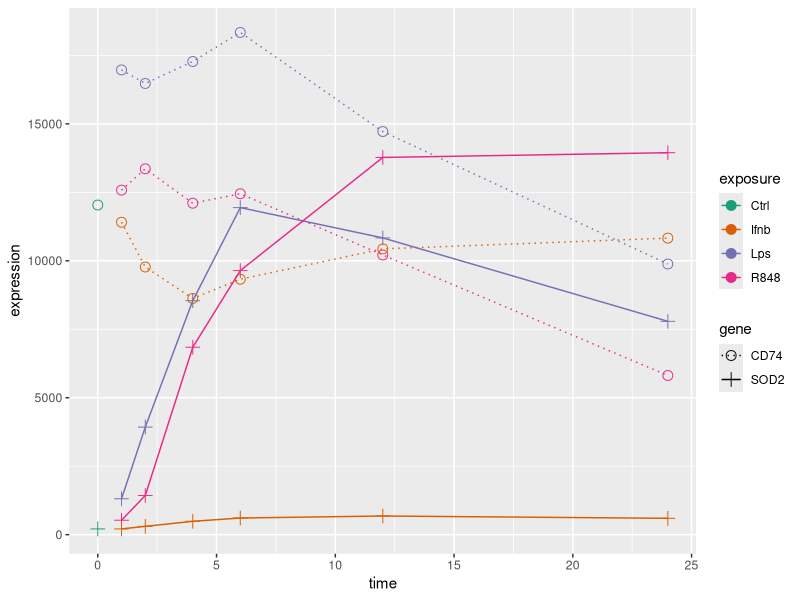
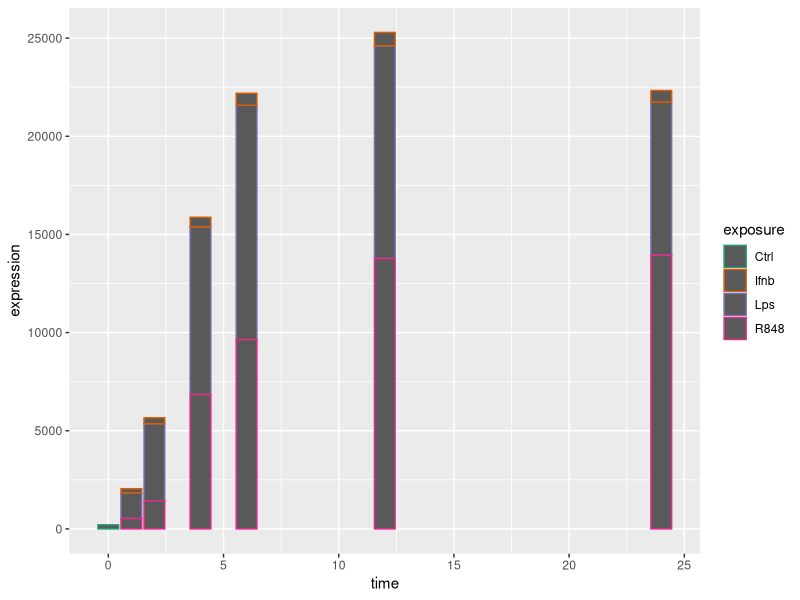
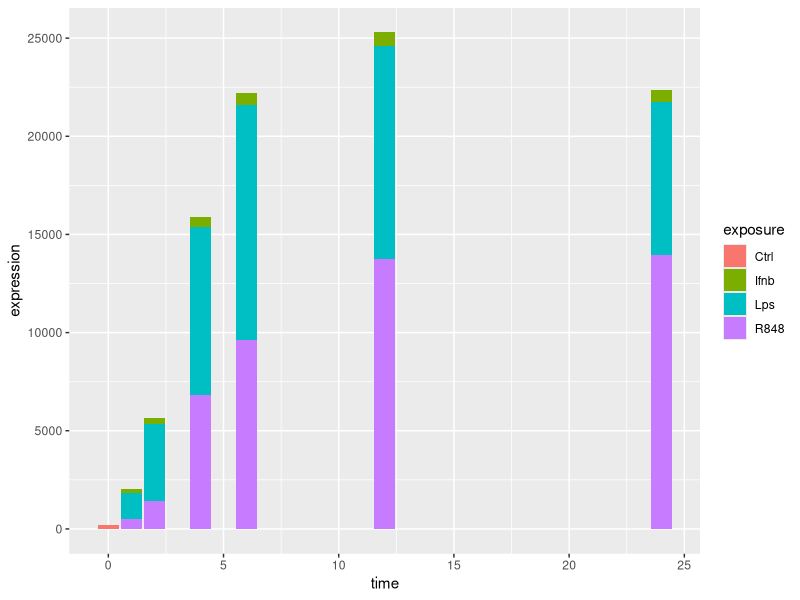
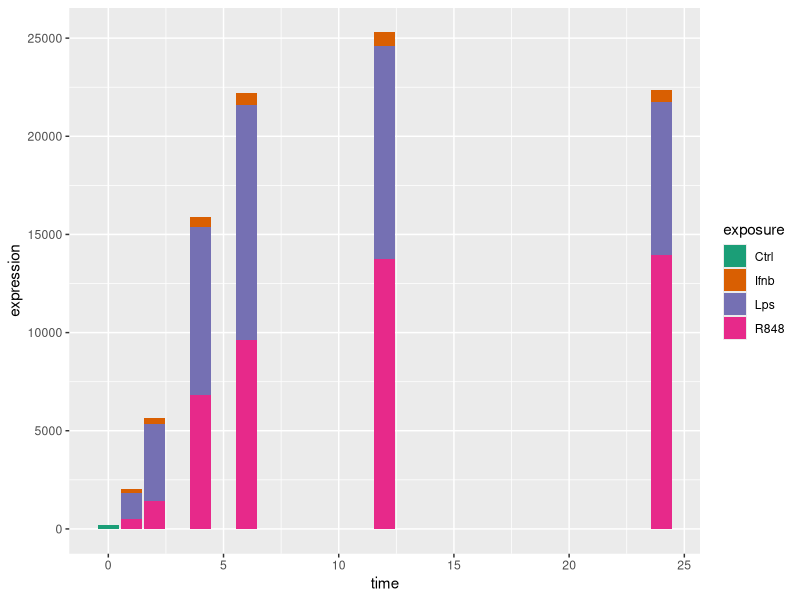
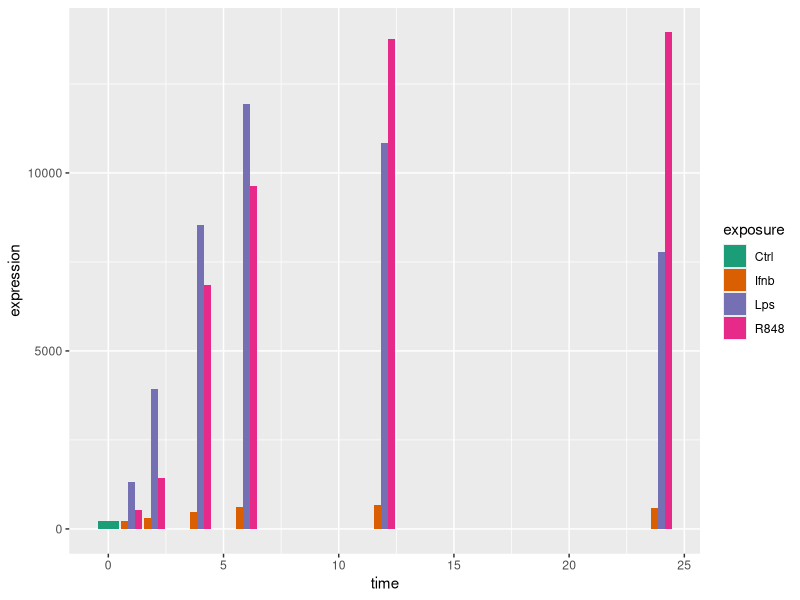
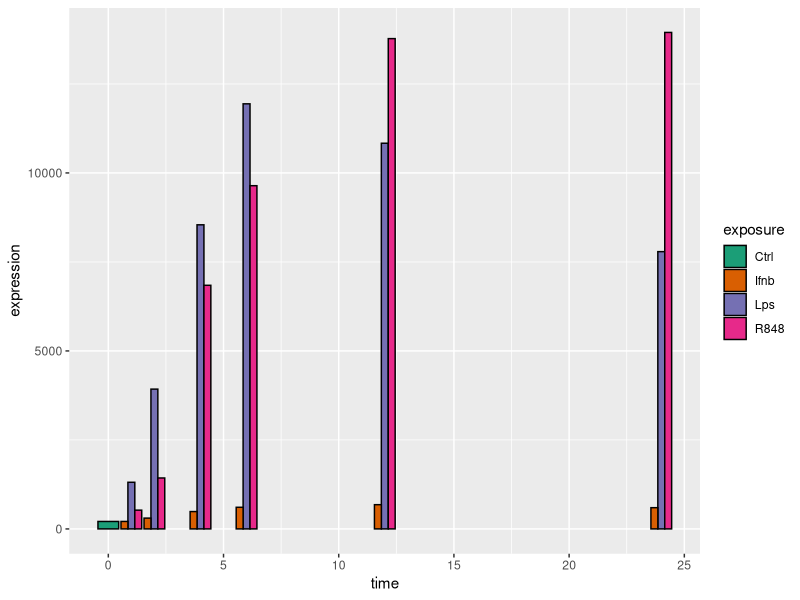
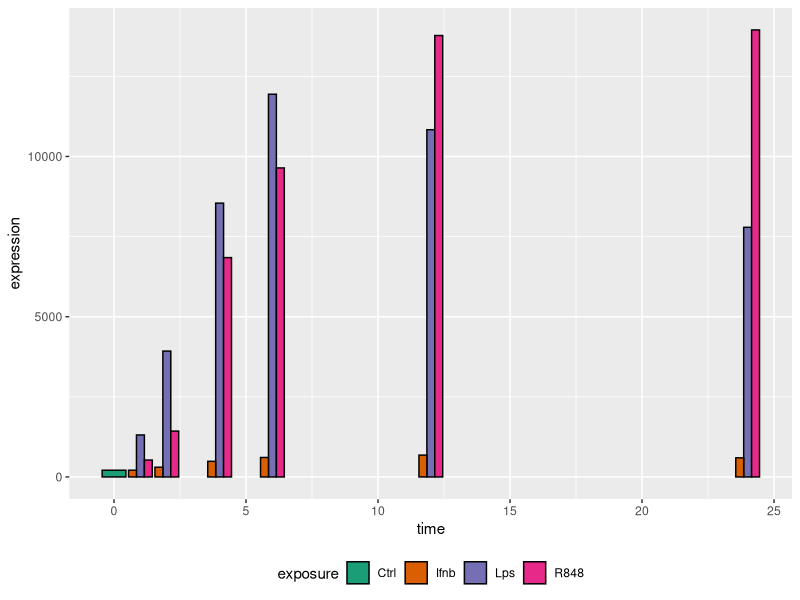
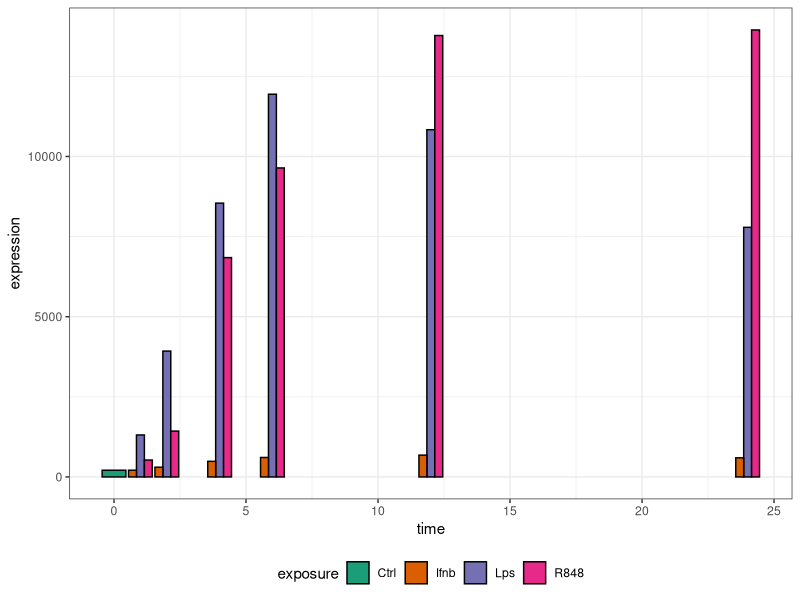

Reproduce these figures in R, in order.
## ---- chunk 1
library(tidyverse) #this will load readr, dplyr, and tidyr
ts_longFormat = read_tsv("datasets/time.series.data.txt") %>% 
  rename(gene = ...1) %>% 
  gather(Condition, expression, 2:ncol(.) ) %>% 
  separate(Condition, c("exposure", "time") )  %>% 
  mutate(time = as.numeric(gsub("h", "", time) ) )

ts_longFormat_SOD2_CD74 = ts_longFormat %>% 
  filter("SOD2" == gene | "CD74" == gene) # taking advantage of the or operator to do a check for either

# also you can also the %in% operator that R offers 
ts_longFormat_SOD2_CD74 = ts_longFormat %>% 
  filter(gene %in% c("SOD2", "CD74") )

# create a grouping variable to make plotting easier 
ts_longFormat_SOD2_CD74 = ts_longFormat_SOD2_CD74 %>% 
  mutate(grouping = paste0(gene, "-", exposure))

ts_longFormat_SOD2 = ts_longFormat %>% 
  filter("SOD2" == gene)
## ---- chunk 2
geneLinetypes =c("dotted", "solid")
names(geneLinetypes) = c("CD74", "SOD2")
# make the points larger, the value given to size is a relative number  
ggplot(ts_longFormat_SOD2_CD74, aes(x = time, y = expression, color = exposure, group = grouping)) + 
  geom_point(aes(shape = gene), size = 3) + 
  geom_line(aes(linetype = gene)) + 
  scale_color_brewer(palette = "Dark2") + 
  scale_shape_manual(values = c(1, 3)) + 
  scale_linetype_manual(values = geneLinetypes)

## ---- chunk 3
ggplot(ts_longFormat_SOD2, aes(x = time, y = expression, color = exposure)) + 
  geom_bar(stat = "identity") +
  scale_color_brewer(palette = "Dark2")

## ---- chunk 4
ggplot(ts_longFormat_SOD2, aes(x = time, y = expression, fill = exposure)) + 
  geom_bar(stat = "identity") +
  scale_color_brewer(palette = "Dark2")
## ---- chunk 5
ggplot(ts_longFormat_SOD2, aes(x = time, y = expression, group = exposure, fill = exposure)) + 
  geom_bar(stat = "identity") +
  scale_fill_brewer(palette = "Dark2")
## ---- chunk 6
ggplot(ts_longFormat_SOD2, aes(x = time, y = expression, group = exposure, fill = exposure)) + 
  geom_bar(stat = "identity", position = "dodge") +
  scale_fill_brewer(palette = "Dark2") 
## ---- chunk 7
ggplot(ts_longFormat_SOD2, aes(x = time, y = expression, group = exposure, fill = exposure)) + 
  geom_bar(stat = "identity", position = "dodge", color = "black") +
  scale_fill_brewer(palette = "Dark2")
## ---- chunk 8
ggplot(ts_longFormat_SOD2, aes(x = time, y = expression, group = exposure, fill = exposure)) + 
  geom_bar(stat = "identity", position = "dodge", color = "black") +
  scale_fill_brewer(palette = "Dark2") + 
  theme(legend.position = "bottom") 
## ---- chunk 9
ggplot(ts_longFormat_SOD2, aes(x = time, y = expression, group = exposure, fill = exposure)) + 
  geom_bar(stat = "identity", position = "dodge", color = "black") +
  scale_fill_brewer(palette = "Dark2") + 
  theme_bw() + 
  theme(legend.position = "bottom")
## ---- chunk 10
ggplot(ts_longFormat_SOD2, aes(x = time, y = expression, group = exposure, fill = exposure)) + 
  geom_bar(stat = "identity", position = "dodge", color = "black") +
  scale_fill_brewer(palette = "Dark2") + 
  labs(title = "Expression of SOD2 gene", y = "Gene Expression", x = "Time (hrs)") + 
  theme_bw() + 
  theme(legend.position = "bottom", 
        panel.border = element_blank(), 
        plot.title = element_text(hjust = 0.5))

## ---- chunk 11

ts_longFormat_SOD2 = read_tsv("datasets/time.series.data.txt") %>% 
  rename(gene = ...1) %>% 
  gather(Condition, expression, 2:ncol(.) ) %>% 
  separate(Condition, c("exposure", "time") ) %>% 
  filter("SOD2" == gene)

ggplot(ts_longFormat_SOD2, aes(x = time, y = expression, group = exposure, fill = exposure)) + 
  geom_bar(stat = "identity", position = "dodge", color = "black") +
  scale_fill_brewer(palette = "Dark2") + 
  labs(title = "Expression of SOD2 gene", y = "Gene Expression", x = "Time (hrs)") + 
  theme_bw() + 
  theme(legend.position = "bottom", 
        panel.border = element_blank(), 
        plot.title = element_text(hjust = 0.5))


## ---- chunk 12
ts_longFormat_SOD2 = ts_longFormat_SOD2 %>% 
  mutate(time = factor(time, levels = c("0h", "1h", "2h", "4h", "6h", "12h", "24h")))

ggplot(ts_longFormat_SOD2, aes(x = time, y = expression, group = exposure, fill = exposure)) + 
  geom_bar(stat = "identity", position = "dodge", color = "black") +
  scale_fill_brewer(palette = "Dark2") + 
  labs(title = "Expression of SOD2 gene", y = "Gene Expression", x = "Time (hrs)") + 
  theme_bw() + 
  theme(legend.position = "bottom", 
        panel.border = element_blank(), 
        plot.title = element_text(hjust = 0.5))


## ---- chunk 13
pdf("example_plot.pdf", width = 11, height = 8.5, useDingbats = F)
ggplot(ts_longFormat_SOD2, aes(x = time, y = expression, group = exposure, fill = exposure)) + 
  geom_bar(stat = "identity", position = "dodge", color = "black") +
  scale_fill_brewer(palette = "Dark2") + 
  labs(title = "Expression of SOD2 gene", y = "Gene Expression", x = "Time (hrs)") + 
  theme_bw() + 
  theme(legend.position = "bottom", 
        panel.border = element_blank(), 
        plot.title = element_text(hjust = 0.5))
dev.off()
## ---- chunk 14
pdf("example_plot_2_pages.pdf", width = 11, height = 8.5, useDingbats = F)
ggplot(ts_longFormat_SOD2, aes(x = time, y = expression, group = exposure, fill = exposure)) + 
  geom_bar(stat = "identity", position = "dodge", color = "black") +
  scale_fill_brewer(palette = "Dark2") + 
  labs(title = "Expression of SOD2 gene", y = "Gene Expression", x = "Time (hrs)") + 
  theme_bw() + 
  theme(legend.position = "bottom", 
        panel.border = element_blank(), 
        plot.title = element_text(hjust = 0.5))
ggplot(ts_longFormat_SOD2_CD74, aes(x = time, y = expression, color = exposure, group = grouping)) + 
  geom_point(aes(shape = gene), size = 3) + 
  geom_line(aes(linetype = gene)) + 
  scale_color_brewer(palette = "Dark2") + 
  scale_shape_manual(values = c(1, 3)) + 
  scale_linetype_manual(values = geneLinetypes)

dev.off()
## ---- chunk 15
library(tidyverse)
#
ts_longFormat = read_tsv("datasets/time.series.data.txt") %>% 
  rename(gene = "...1") %>% 
  gather(Condition, expression, 2:ncol(.) ) %>% 
  separate(Condition, c("exposure", "time") )  %>% 
  mutate(time = as.numeric(gsub("h", "", time) ) )

# also you can also the %in% operator that R offers 
ts_longFormat_SOD2_CD74 = ts_longFormat %>% 
  filter(gene %in% c("SOD2", "CD74") )

# create a grouping variable to make plotting easier 
ts_longFormat_SOD2_CD74 = ts_longFormat_SOD2_CD74 %>% 
  mutate(grouping = paste0(gene, "-", exposure))

## ---- chunk 16
# using group = grouping to separate out the different genes and the exposure but still color by exposure 
geneLinetypes =c("dotted", "solid")
names(geneLinetypes) = c("CD74", "SOD2")
# make the points larger, the value given to size is a relative number  
ggplot(ts_longFormat_SOD2_CD74, aes(x = time, y = expression, color = exposure, group = grouping)) + 
  geom_point(aes(shape = gene), size = 3) + 
  geom_line(aes(linetype = gene)) + 
  scale_color_brewer(palette = "Dark2") + 
  scale_shape_manual(values = c(1, 3)) + 
  scale_linetype_manual(values = geneLinetypes)

## ---- chunk 17

ts_longFormat_SOD2_CD74_summary = ts_longFormat_SOD2_CD74 %>% 
  filter("Ctrl" != exposure) %>% 
  group_by(grouping) %>% 
  mutate(maxTime = max(time)) %>% 
  filter(time == maxTime)
## ---- chunk 18
ggplot(ts_longFormat_SOD2_CD74, aes(x = time, y = expression, color = exposure, group = grouping)) + 
  geom_point(aes(shape = gene), size = 3) + 
  geom_line(aes(linetype = gene)) + 
  scale_color_brewer(palette = "Dark2") + 
  scale_shape_manual(values = c(1, 3)) + 
  scale_linetype_manual(values = geneLinetypes) + 
  geom_text(aes(label = grouping), data = ts_longFormat_SOD2_CD74_summary)
## ---- chunk 19
ggplot(ts_longFormat_SOD2_CD74, aes(x = time, y = expression, color = exposure, group = grouping)) + 
  geom_point(aes(shape = gene), size = 3) + 
  geom_line(aes(linetype = gene)) + 
  scale_color_brewer(palette = "Dark2") + 
  scale_shape_manual(values = c(1, 3)) + 
  scale_linetype_manual(values = geneLinetypes) + 
  geom_text(aes(label = grouping), hjust = 0, data = ts_longFormat_SOD2_CD74_summary)

## ---- chunk 20
ggplot(ts_longFormat_SOD2_CD74, aes(x = time, y = expression, color = exposure, group = grouping)) + 
  geom_point(aes(shape = gene), size = 3) + 
  geom_line(aes(linetype = gene)) + 
  scale_color_brewer(palette = "Dark2") + 
  scale_shape_manual(values = c(1, 3)) + 
  scale_linetype_manual(values = geneLinetypes) + 
  geom_text(aes(label = grouping), nudge_x = 1, hjust = 0, data = ts_longFormat_SOD2_CD74_summary)
## ---- chunk 21
ts_longFormat_SOD2_CD74_plot = ggplot(ts_longFormat_SOD2_CD74, aes(x = time, y = expression, color = exposure, group = grouping)) + 
  geom_point(aes(shape = gene), size = 3) + 
  geom_line(aes(linetype = gene)) + 
  scale_color_brewer(palette = "Dark2") + 
  scale_shape_manual(values = c(1, 3)) + 
  scale_linetype_manual(values = geneLinetypes) + 
  geom_text(aes(label = grouping), nudge_x = 1, hjust = 0, data = ts_longFormat_SOD2_CD74_summary) + 
  xlim(0, 30)

print(ts_longFormat_SOD2_CD74_plot)
## ---- chunk 22
#| column: screen-inset
# library(plotly)
# ggplotly(ts_longFormat_SOD2_CD74_plot)
## ---- chunk 23
ts_longFormat_SOD2_CD74 = read_tsv("datasets/time.series.data.txt") %>% 
  rename(gene = "...1") %>% 
  gather(Condition, expression, 2:ncol(.) ) %>% 
  separate(Condition, c("exposure", "time") ) %>% 
  filter(gene %in% c("SOD2", "CD74") )%>% 
  mutate(time = factor(time, levels = c("0h", "1h", "2h", "4h", "6h", "12h", "24h")))

ggplot(ts_longFormat_SOD2_CD74, aes(x = time, y = expression, fill = gene)) + 
  geom_bar(stat = "identity", position = "dodge") + 
  scale_fill_brewer(palette = "Dark2")
## ---- chunk 24
ggplot(ts_longFormat_SOD2_CD74, aes(x = time, y = expression, fill = gene)) + 
  geom_bar(stat = "identity", position = "dodge") + 
  scale_fill_brewer(palette = "Dark2") + 
  geom_text(aes(label = expression))
## ---- chunk 25
ggplot(ts_longFormat_SOD2_CD74, aes(x = time, y = expression, fill = gene)) + 
  geom_bar(stat = "identity", position = "dodge") + 
  scale_fill_brewer(palette = "Dark2") + 
  geom_text(aes(label = signif(expression, 3)))
## ---- chunk 26
ggplot(ts_longFormat_SOD2_CD74, aes(x = time, y = expression, fill = gene)) + 
  geom_bar(stat = "identity", position = "dodge") + 
  scale_fill_brewer(palette = "Dark2") + 
  geom_text(aes(label = signif(expression, 3))) + 
  facet_wrap(~exposure)
## ---- chunk 27
ggplot(ts_longFormat_SOD2_CD74, aes(x = time, y = expression, fill = gene)) + 
  geom_bar(stat = "identity", position = "dodge") + 
  scale_fill_brewer(palette = "Dark2") + 
  geom_text(aes(label = signif(expression, 3)), position = "dodge") + 
  facet_wrap(~exposure, scales = "free_x")

## ---- chunk 28
ggplot(ts_longFormat_SOD2_CD74, aes(x = time, y = expression, fill = gene, group = gene)) + 
  geom_bar(stat = "identity", position = "dodge") + 
  scale_fill_brewer(palette = "Dark2") + 
  geom_text(aes(label = signif(expression, 3)), position = position_dodge(width = 0.9) ) + 
  facet_wrap(~exposure, scales = "free_x")

## ---- chunk 29
ggplot(ts_longFormat_SOD2_CD74, aes(x = time, y = expression, fill = gene)) + 
  geom_bar(stat = "identity", position = "dodge") + 
  scale_fill_brewer(palette = "Dark2") + 
  geom_text(aes(y = expression + 1000,  label = signif(expression, 3)), position = position_dodge(width = 0.9) ) + 
  facet_wrap(~exposure, scales = "free_x")
## ---- chunk 30
ggplot(ts_longFormat_SOD2_CD74, aes(x = time, y = expression, fill = gene)) + 
  geom_bar(stat = "identity", position = "dodge") + 
  scale_fill_brewer(palette = "Dark2") + 
  geom_text(aes(y = expression + 1000,  label = signif(expression, 3)), angle = 45, position = position_dodge(width = 0.9) ) + 
  facet_wrap(~exposure, scales = "free_x")
## ---- chunk 31
ts_longFormat_SOD2_CD74_plot = ggplot(ts_longFormat_SOD2_CD74, aes(x = time, y = expression, fill = gene)) + 
  geom_bar(stat = "identity", position = "dodge") + 
  scale_fill_brewer(palette = "Dark2") + 
  geom_text(aes(y = expression + 1000,  label = signif(expression, 3)), angle = 45, position = position_dodge(width = 0.9) ) + 
  facet_wrap(~exposure, scales = "free_x") + 
  theme(legend.position = "bottom")
print(ts_longFormat_SOD2_CD74_plot)
## ---- chunk 32
#| column: screen-inset

# library(plotly)
# ggplotly(ts_longFormat_SOD2_CD74_plot)
## ---- chunk 33
maln_protein_to_matrix_mat_pca_dat_samplesMeta = readr::read_tsv("datasets/maln_protein_to_matrix_mat_pca_dat_samplesMeta.tab.txt")
maln_protein_to_matrix_mat_pca_dat_samplesMeta

maln_protein_to_matrix_mat_pca_dat_samplesMeta_sum = maln_protein_to_matrix_mat_pca_dat_samplesMeta %>% 
    group_by(hdbcluster, collection_year) %>% 
    summarise(n = n()) %>% 
    group_by(hdbcluster) %>% 
    mutate(clusterTotal = sum(n)) %>% 
    mutate(clusterFrac = n/clusterTotal) %>% 
    group_by(collection_year) %>% 
    mutate(yearTotal = sum(n)) %>% 
    mutate(yearFrac = n/yearTotal)
  
maln_protein_to_matrix_mat_pca_dat_samplesMeta_sum_filt = maln_protein_to_matrix_mat_pca_dat_samplesMeta_sum %>% 
   group_by() %>% 
   filter("NA" != collection_year) %>% 
   mutate(collection_year = as.integer(collection_year)) %>% 
   filter(yearTotal >10)

maln_protein_to_matrix_mat_pca_dat_samplesMeta_sum_filt_yearTotals = maln_protein_to_matrix_mat_pca_dat_samplesMeta_sum_filt %>% 
                filter() %>% 
                select(collection_year, yearTotal) %>% 
                unique()

maln_protein_to_matrix_mat_pca_dat_samplesMeta_sum_filt_yearTotals
clusterColors = c("black", "#005AC8", "#AA0A3C", "#0AB45A", "#8214A0", "#FA7850", "#006E82", "#FA78FA", "black", "#005AC8", "#AA0A3C", "#0AB45A", "#8214A0", "#FA7850", "#005AC8", "#AA0A3C", "#0AB45A", "#8214A0", "#FA7850","#14D2DC")
names(clusterColors) = c("0", "1", "2", "3", "4", "5", "6", "7", "Lab", "central_africa", "e_africa", "se_asia", "w_africa", "south_america","Central Africa", "East Africa", "South East Asia", "West Africa", "South America", "India")

ggplot(maln_protein_to_matrix_mat_pca_dat_samplesMeta_sum_filt %>% 
         filter(), aes(x = collection_year, y = yearFrac, fill = as.factor(hdbcluster) ) ) + 
    geom_bar(stat = "identity", color = "black") + 
    scale_fill_manual("Cluster",values = clusterColors[names(clusterColors) %in% maln_protein_to_matrix_mat_pca_dat_samplesMeta_sum_filt$hdbcluster]) +
    scale_x_continuous(breaks = seq(min(maln_protein_to_matrix_mat_pca_dat_samplesMeta_sum_filt$collection_year), max(maln_protein_to_matrix_mat_pca_dat_samplesMeta_sum_filt$collection_year))) +
    theme_bw() + ggtitle("") + 
    theme(axis.text.x = element_text(family = "Helvetica",face="plain", colour="#000000", angle = 90, hjust = 1),
          axis.title = element_text(family = "Helvetica", face="bold",  colour="#000000"),
          plot.title = element_text(family = "Helvetica", face="bold",  colour="#000000", hjust = 0.5), 
          panel.border = element_blank(),            
          panel.grid.major.x = element_blank(),            
          axis.ticks.x = element_blank()) +
    geom_text(data = maln_protein_to_matrix_mat_pca_dat_samplesMeta_sum_filt_yearTotals, 
              aes(x = collection_year, y = 1.07, label = paste0("n=", yearTotal), angle = 45) ,
              inherit.aes = F) + 
  labs(x = "Collection Year", y = "Relative Proportions")

## ---- chunk 34

ts_longFormat_lps_sum = ts_longFormat %>% 
  filter(exposure == "Lps") %>% 
  group_by(gene) %>% 
  summarise(lps_sd = sd(expression))
ts_longFormat_lps_sum


ntiles = 2000
ts_longFormat_lps_sum = ts_longFormat_lps_sum %>% 
  mutate(lps_sd_quantile = ntile(lps_sd, ntiles))

## ---- chunk 35

ts_longFormat = ts_longFormat %>% 
  left_join(ts_longFormat_lps_sum)
ts_longFormat

## ---- chunk 36
top_ts_longFormat = ts_longFormat %>% 
  filter(lps_sd_quantile == 2000)

bottom_ts_longFormat = ts_longFormat %>% 
  filter(lps_sd_quantile == 1)

## ---- chunk 37
ggplot(top_ts_longFormat, aes(x = time, y = expression, color = exposure)) + 
  geom_point() + 
  geom_line() + 
  scale_color_brewer(palette = "Dark2") + 
  facet_wrap(~gene, scales = "free_y")


## ---- chunk 38
ggplot(top_ts_longFormat, aes(x = time, y = expression, color = exposure)) + 
  geom_point() + 
  geom_line() + 
  scale_color_brewer(palette = "Dark2") + 
  facet_wrap(~gene, scales = "free_y", ncol = 3)

## ---- chunk 39
ggplot(top_ts_longFormat, aes(x = gene, y = expression, fill = gene)) + 
  geom_bar(stat = "identity", color = "black") + 
  scale_fill_brewer(palette = "Paired") + 
  facet_grid(time~exposure) +
   theme(axis.text.x = element_text(angle = -45, hjust = 0)) + 
  theme_bw()

